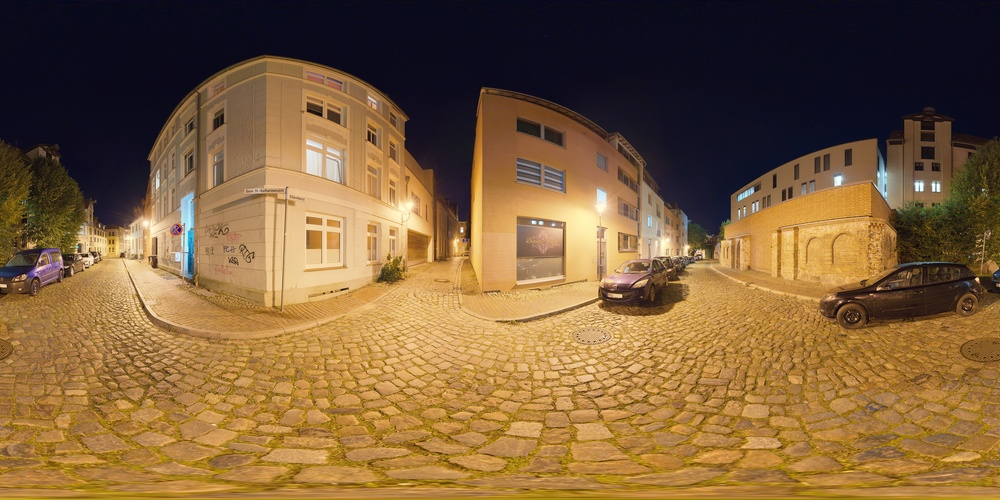
#> input picture test_image/1024.jpg, 1000 x 500 px, shrunk from 2048 x 1024 before the run
$ python run.py test_image/1024.jpg
#> lines starting #> are read from the running program, lines starting #| are printed output that depends on the picture
### src/hdr.py
import sys
import cv2
import numpy as np
from matplotlib import pyplot as plt


from src.wls_filter import wlsFilter
from src.srs import SRS
from src.virtual_ev import VIG
from src.tonemap import *


# [14 lines left out: function Show_origin_and_output, not called in this run]


class FakeHDR():

    def __init__(self, flag):
        self.weighted_fusion = flag
        self.wls = wlsFilter
        self.srs = SRS
        self.vig = VIG
        self.tonemap = tonereproduct

    def process(self, image):

        if image.shape[2] == 4:
            image = image[:,:,0:3]
        S = cv2.cvtColor(image, cv2.COLOR_BGR2GRAY)/255.0
        image = 1.0*image/255
        L = 1.0*S

        I = self.wls(S)
        R = np.log(L+1e-22) - np.log(I+1e-22)
        R_ = self.srs(R, L)
        I_K = self.vig(L, 1.0 - L)

        result_ = self.tonemap(image, L, R_, I_K, self.weighted_fusion)
        return result_

### src/wls_filter.py
"""
WLS filter: Edge-preserving smoothing based onthe weightd least squares
optimization framework, as described in Farbman, Fattal, Lischinski, and
Szeliski, "Edge-Preserving Decompositions for Multi-Scale Tone and Detail
Manipulation", ACM Transactions on Graphics, 27(3), August 2008.

Given an input image IN, we seek a new image OUT, which, on the one hand,
is as close as possible to IN, and, at the same time, is as smooth as
possible everywhere, except across significant gradients in L.
"""
import cv2
import numpy as np
from scipy.sparse import spdiags
from scipy.sparse.linalg import spsolve, lsqr

def wlsFilter(IN, Lambda=1.0, Alpha=1.2):
    """
    IN        : Input image (2D grayscale image, type float)
    Lambda    : Balances between the data term and the smoothness term.
                Increasing lbda will produce smoother images.
                Default value is 1.0
    Alpha     : Gives a degree of control over the affinities by
                non-lineary scaling the gradients. Increasing alpha
                will result in sharper preserved edges. Default value: 1.2
    """

    L = np.log(IN+1e-22)        # Source image for the affinity matrix. log_e(IN)
    smallNum = 1e-6
    height, width = IN.shape
    k = height * width

    # Compute affinities between adjacent pixels based on gradients of L
    dy = np.diff(L, n=1, axis=0)   # axis=0 is vertical direction

    dy = -Lambda/(np.abs(dy)**Alpha + smallNum)
    dy = np.pad(dy, ((0,1),(0,0)), 'constant')    # add zeros row
    dy = dy.flatten(order='F')

    dx = np.diff(L, n=1, axis=1)

    dx = -Lambda/(np.abs(dx)**Alpha + smallNum)
    dx = np.pad(dx, ((0,0),(0,1)), 'constant')    # add zeros col
    dx = dx.flatten(order='F')
    # Construct a five-point spatially inhomogeneous Laplacian matrix

    B = np.concatenate([[dx], [dy]], axis=0)
    d = np.array([-height,  -1])

    A = spdiags(B, d, k, k)

    e = dx
    w = np.pad(dx, (height, 0), 'constant'); w = w[0:-height]
    s = dy
    n = np.pad(dy, (1, 0), 'constant'); n = n[0:-1]

    D = 1.0 - (e + w + s + n)

    A = A + A.transpose() + spdiags(D, 0, k, k)

    # Solve
    OUT = spsolve(A, IN.flatten(order='F'))
    return np.reshape(OUT, (height, width), order='F')


# Unit test
# [9 lines that do not run on import are left out]

### src/srs.py
# Selective Reflectance Scaling
import numpy as np
import cv2


def SRS(reflectance, illuminace):
    """
    Stretch the pixel whose illuminace brighter than mean value
    """
    r_R = 0.5
    def compare_func(r, i, m):
        return r * (i/m)**r_R if i > m else r

    srs_fun = np.vectorize(compare_func)
    mean_I = np.mean(illuminace)
    result = srs_fun(reflectance, illuminace, mean_I)
    return result

# Unit test
# [2 lines that do not run on import are left out]

### src/virtual_ev.py
# Virtual Illumination Generation (VIG)
import cv2
import numpy as np


def scale_fun(v_, mean_i_, max_i_):

    r = 1.0 - mean_i_/max_i_
    fv = lambda v : r*( 1/(1+np.exp(-1.0*(v - mean_i_))) - 0.5 )

    fv_k_ = [fv(vk) for vk in v_]
    return fv_k_

def VIG(illuminace, inv_illuminace):
    """
    Generation of virtual exposure images(5 levels)
    """
    inv_illuminace /=np.max(inv_illuminace)
    mi = np.mean(illuminace)

    maxi = np.max(illuminace)
    v1 = 0.2;    v3 = mi;    v2 = 0.5 * (v1 + v3)
    v5 = 0.8;    v4 = 0.5 * (v3 + v5)
    v = [v1, v2, v3, v4, v5]
    fvk_list = scale_fun(v, mi, maxi)
    # equation (7)
    # I_k = [(1+fvk)*illuminace for fvk in fvk_list]
    # equation (8)
    I_k = [(1 + fvk) * (illuminace + fvk * inv_illuminace) for fvk in fvk_list]

    return I_k


# Unit test
# [2 lines that do not run on import are left out]

### src/tonemap.py
# Tone Reproduction
import numpy as np
import cv2


def tonereproduct(bgr_image, L, R_, Ik_list, FLAG):
    """
    Fusion of multiple exposure images.
    """
    Lk_list = [ np.exp(R_) * Ik for Ik in Ik_list ]
    L = L + 1e-22

    rt = 1.0
    b, g, r = cv2.split(bgr_image)
    # Restore color image
    if FLAG == False:
        Sk_list = [cv2.merge((Lk*(b/L)**rt, Lk*(g/L)**rt, Lk*(r/L)**rt)) for Lk in Lk_list]
        return Sk_list[2]
    else:  # Weight maps

        Wk_list = []
        for index, Ik in enumerate(Ik_list):
            if index < 3:
                wk = Ik / np.max(Ik)
            else:
                temp = 0.5*(1 - Ik)
                wk = temp / np.max(temp)
            Wk_list.append(wk)

        A = np.zeros_like(Wk_list[0])
        B = np.zeros_like(Wk_list[0])
        for lk, wk in zip(Lk_list, Wk_list):
            A = A + lk * wk
            B = B + wk

        L_ = (A/B)
        ratio = np.clip(L_/L, 0, 3) # Clip unreasonable values
        b_ = ratio * b
        g_ = ratio * g
        r_ = ratio * r
        out = cv2.merge( ( b_, g_, r_ ) )
        return np.clip(out, 0.0, 1.0)

# Unit test
# [2 lines that do not run on import are left out]

### run.py
from src.hdr import *
import os.path as osp


if __name__ == '__main__':

    if len(sys.argv) < 2:
        print("Usage:  python run.py [image_path]")
        sys.exit()

    image_path = sys.argv[1]
    image_name, image_extension = osp.splitext(osp.basename(image_path))

    # 读取图像文件
    image = cv2.imread(image_path, -1)
#> image is the input picture: shape (500, 1000, 3); mean B, G, R 59, 95.9, 126.6

    # 添加 HDR 过滤器
    # True: 使用加权融合; False: 平均融合。
    HDR_Filer = FakeHDR(True)
    output_image = HDR_Filer.process(image)
#> in process, `R = np.log(L+1e-22) - np.log(I+1e-22)`:
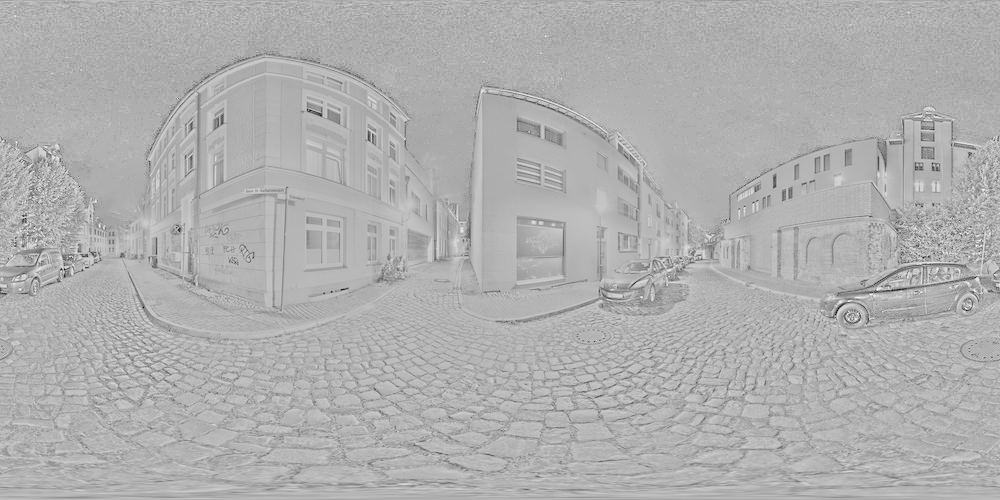
#> R: shape (500, 1000) float64; min -1.76, max 0.763, mean -0.0219; drawn with min black and max white
#> in SRS, `mean_I = np.mean(illuminace)`: mean_I = 0.396
#> in VIG, `inv_illuminace /=np.max(inv_illuminace)`:
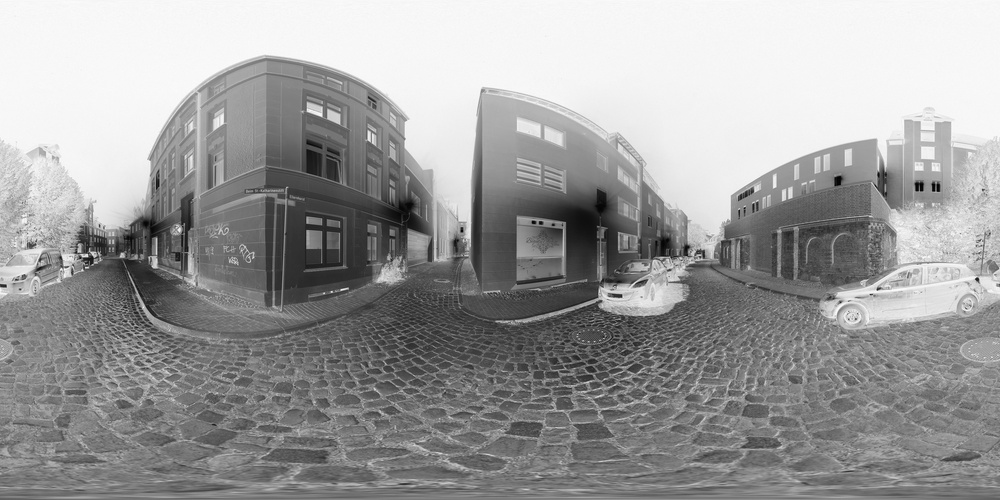
#> inv_illuminace: shape (500, 1000) float64; min 0.008, max 1, mean 0.616
#> in VIG, `maxi = np.max(illuminace)`: maxi = 0.992
#> in VIG, `v3 = mi`: v3 = 0.396
#> in VIG, `v2 = 0.5 * (v1 + v3)`: v2 = 0.298
#> in VIG, `v4 = 0.5 * (v3 + v5)`: v4 = 0.598
#> in VIG, `v = [v1, v2, v3, v4, v5]`: v = [0.2, 0.298, 0.396, 0.598, 0.8]
#> in scale_fun, `r = 1.0 - mean_i_/max_i_`: r = 0.601
#> in scale_fun, `fv_k_ = [fv(vk) for vk in v_]`: fv_k_ = [-0.0293, -0.0147, 0, 0.0303, 0.06]
#> in VIG, `I_k = [(1 + fvk) * (illuminace + fvk * inv_illuminace) for fvk in fvk_..`: I_k = 5 items
#> in tonereproduct, `b, g, r = cv2.split(bgr_image)`:
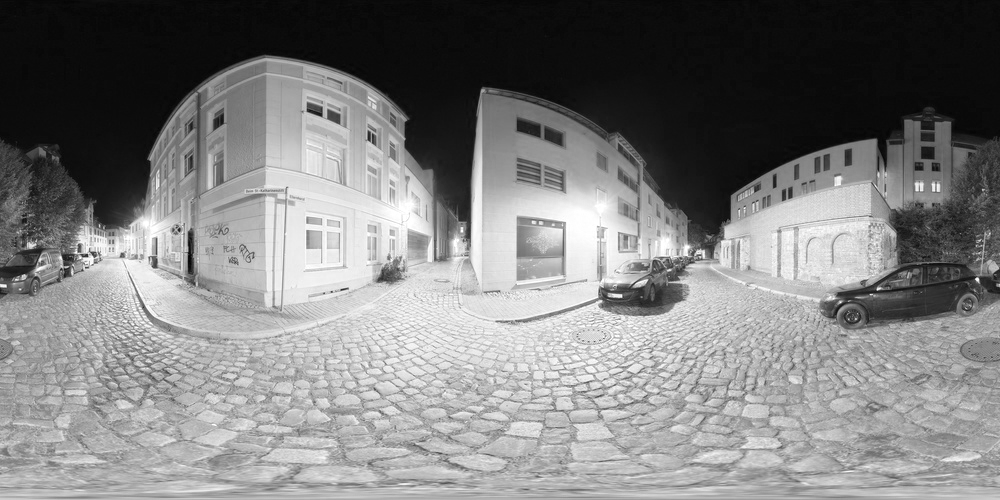
#> r: shape (500, 1000) float64; min 0.00784, max 1, mean 0.497
#> the loop in tonereproduct, `for index, Ik in enumerate(Ik_list):` made 5 passes
#> the loop in tonereproduct, `for lk, wk in zip(Lk_list, Wk_list):` made 5 passes
#> in tonereproduct, `ratio = np.clip(L_/L, 0, 3)`:
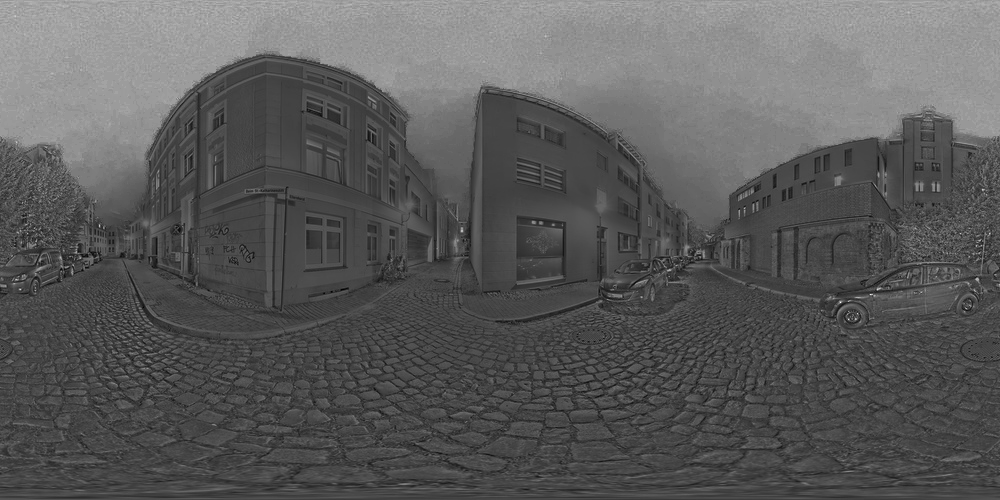
#> ratio: shape (500, 1000) float64; min 0.296, max 2.94, mean 1.24; drawn with min black and max white
#> in tonereproduct, `b_ = ratio * b`:
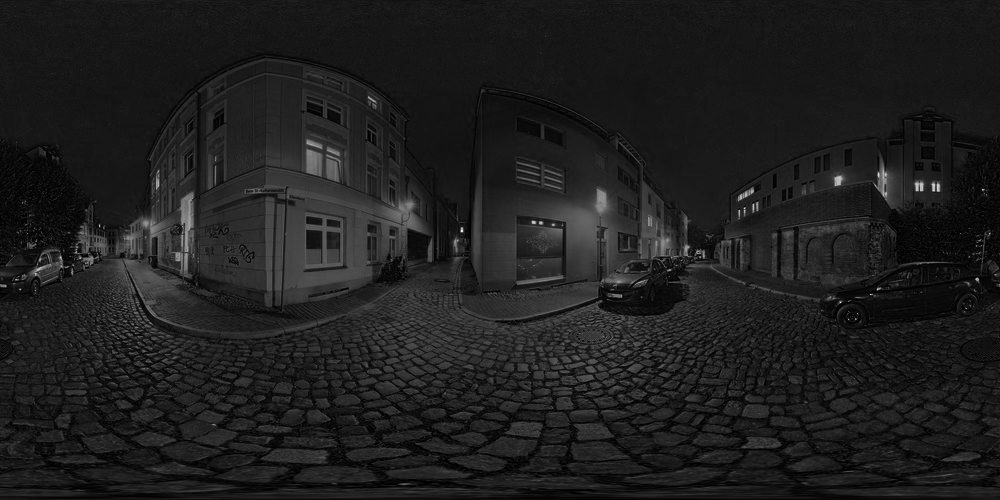
#> b_: shape (500, 1000) float64; min 0, max 2.2, mean 0.267; drawn with min black and max white
#> in tonereproduct, `out = cv2.merge( ( b_, g_, r_ ) )`:
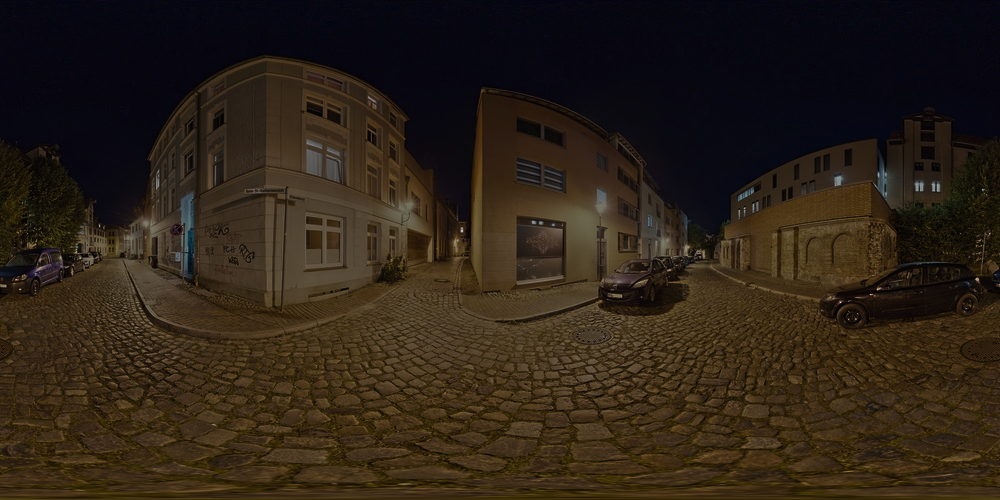
#> out: shape (500, 1000, 3) float64; mean B, G, R 0.267, 0.402, 0.526; drawn with min black and max white
#> in tonereproduct, `return np.clip(out, 0.0, 1.0)`:
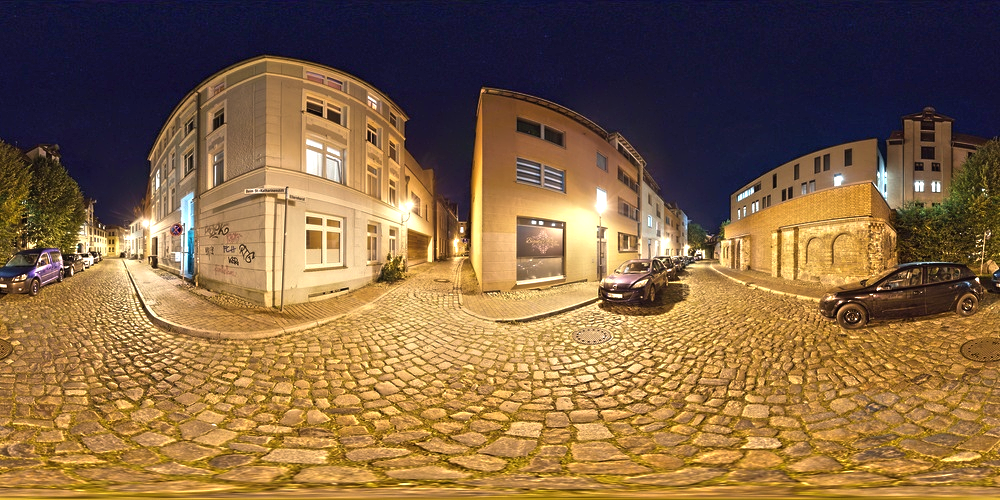
#> returned value: shape (500, 1000, 3) float64; mean of channels 0, 1, 2 0.267, 0.401, 0.52; drawn as B, G, R

    # 保存和显示最终结果
    output_filename = f'./result/{image_name}_hdr{image_extension}'

    hdr_output_path = f'./result/{image_name}_hdr.hdr'

    cv2.imwrite(hdr_output_path, 255 * output_image)
    cv2.imwrite(output_filename, 255 * output_image)

    # Show_origin_and_output(image, output_image)
